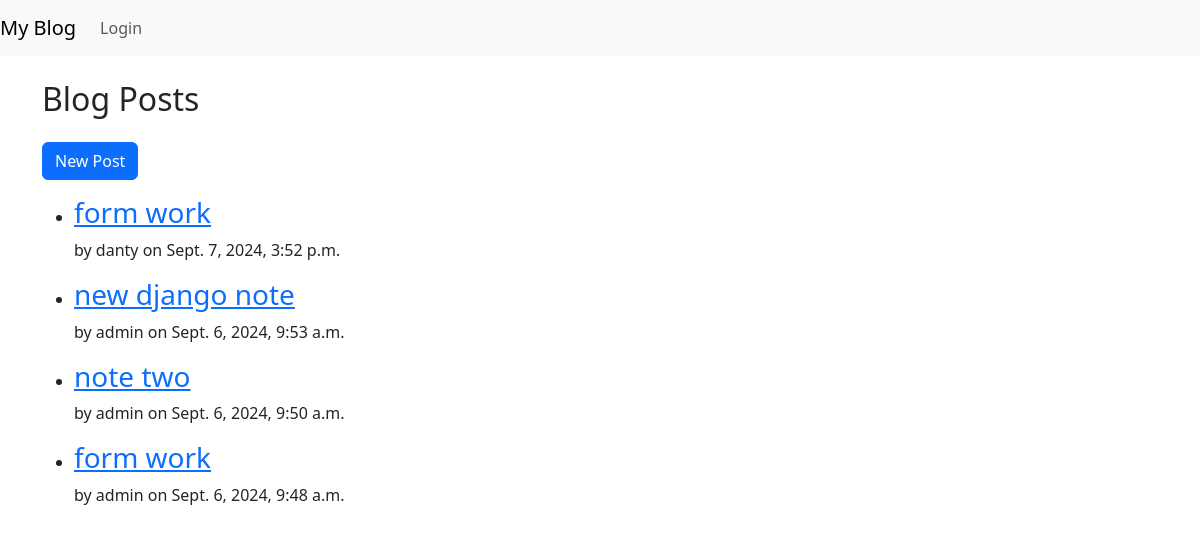
The app's page /, older data.
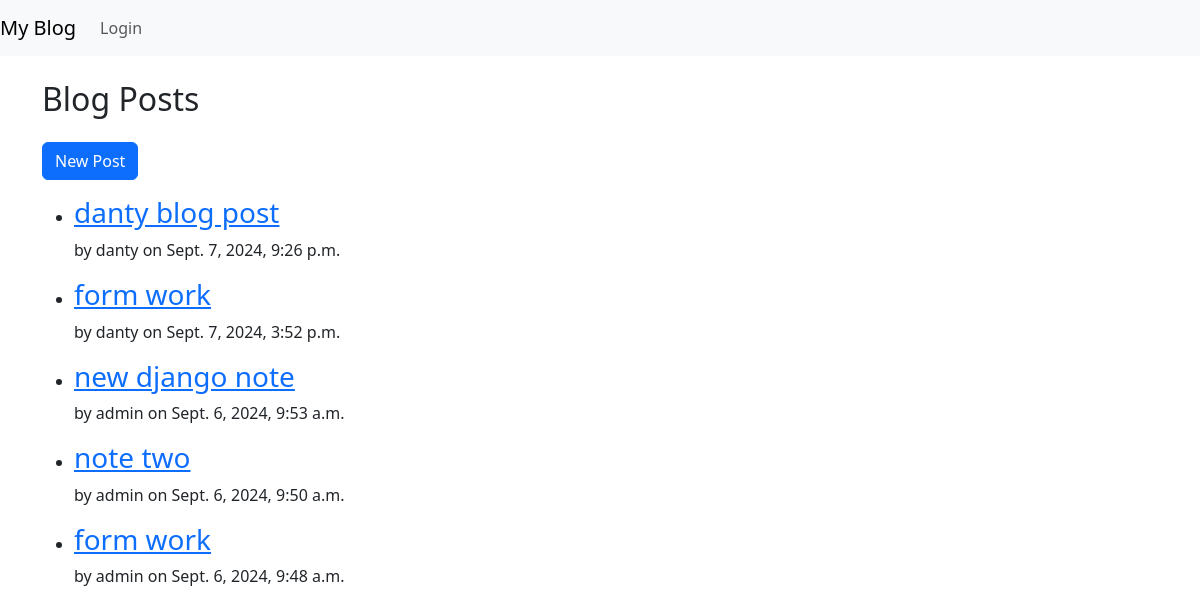
The same page, newer data.
### blog/models.py (models this page shows, shortened)
class Post(models.Model):
    title = models.CharField(max_length=200)
    content = models.TextField()
    author = models.ForeignKey(User, on_delete=models.CASCADE)
    created_at = models.DateTimeField(default=timezone.now)
    updated_at = models.DateTimeField(auto_now=True)

### blog/views.py (the view)
# urls.py: path('', views.post_list, name='post_list'),
def post_list(request):
    posts = Post.objects.all().order_by('-created_at')
    return render(request, 'blog/post_list.html', {'posts': posts})

### blog/templates/blog/post_list.html
{% extends 'base.html' %}
{% block content %}
<h2>Blog Posts</h2>
<a href="{% url 'post_new' %}" class="btn btn-primary my-3">New Post</a>
<ul>
    {% for post in posts %}
        <li>
            <h3><a href="{% url 'post_detail' pk=post.pk %}">{{ post.title }}</a></h3>
            <p>by {{ post.author }} on {{ post.created_at }}</p>
        </li>
    {% endfor %}
</ul>
{% endblock %}

Row changes from the older to the newer data that the page shows:
added Post: title "danty blog post", author "danty", created_at "Sept. 7, 2024, 9:26 p.m."
